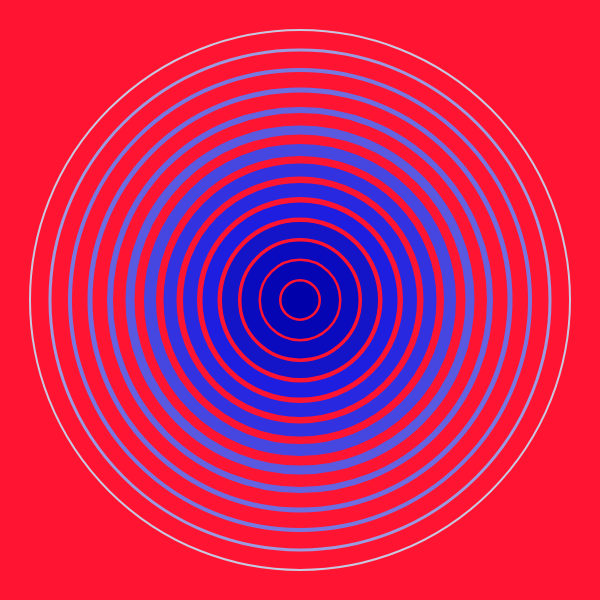
Frame 1 (no input)
Frame 60 (no input): identical to frame 1, image omitted
Frame 120 (the mouse pressed at the canvas centre since frame 60): identical to frame 1, image omitted

The p5.js sketch that drew this single still picture (run headless with seeded random() and noise() and a simulated clock; from frame 60 on, the mouse is pressed at the canvas centre):

// p5.js sketch
// ── sketch.js

function setup() {
  createCanvas(600, 600);
}

function draw() {
  background(255, 20, 50);


  strokeWeight(37);
  stroke(0, 0, 170);
  point(300, 300);
  
  noFill();

  strokeWeight(18);
  stroke(5, 5, 180);
  ellipse(300, 300, 60, 60);

  strokeWeight(17);
  stroke(10, 10, 190);
  ellipse(300, 300, 100, 100);

  strokeWeight(16);
  stroke(20, 20, 200);
  ellipse(300, 300, 140, 140);

  strokeWeight(15);
  stroke(30, 30, 225);
  ellipse(300, 300, 180, 180);

  strokeWeight(14);
  stroke(40, 40, 225);
  ellipse(300, 300, 220, 220);

  strokeWeight(13);
  stroke(50, 50, 225);
  ellipse(300, 300, 260, 260);

  strokeWeight(12);
  stroke(70, 70, 225);
  ellipse(300, 300, 300, 300);

  strokeWeight(9);
  stroke(90, 90, 225);
  ellipse(300, 300, 340, 340);

  strokeWeight(6);
  stroke(100, 100, 225);
  ellipse(300, 300, 380, 380);

  strokeWeight(5);
  stroke(110, 110, 225);
  ellipse(300, 300, 420, 420);

  strokeWeight(4);
  stroke(120, 120, 225);
  ellipse(300, 300, 460, 460);

  strokeWeight(3);
  stroke(155, 155, 225);
  ellipse(300, 300, 500, 500);

  strokeWeight(2);
  stroke(200, 200, 225);
  ellipse(300, 300, 540, 540);
}
